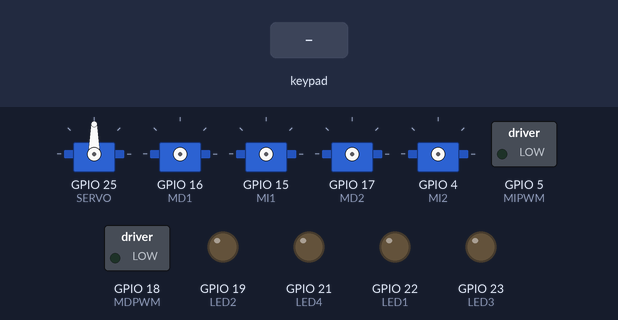
The sketch below on a simulated ESP32. On the bench: 5 × servo, switched loads named in the sketch (green lamp = pin HIGH), output pins drawn as LEDs (lit = HIGH). Wiring (inferred from the names in the program): 4 × servo: signal GPIO 4 / signal GPIO 15 / signal GPIO 16 / signal GPIO 17. Inputs (shaded band) come from the test bench. Nothing arrives over Bluetooth unless stated; servo pulses on a pin are drawn as a servo (544–2400 µs = 0–180°); pins used as bus, display or sensor lines are not drawn.

Above: at 0.01 s.
At 1.2 s:
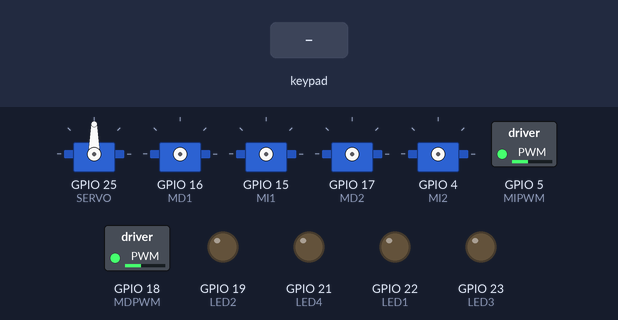
1.3 s: key 'U' pressed
4.3 s: key 'D' pressed
Timing chart, 0 to 7.3 s (numbered marks = the images above; inputs shaded):
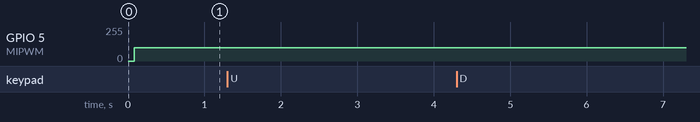

The sketch:

MINI_RC_EXAMPLE.ino
```cpp
#include <ESP32Servo.h>
#include <PS4Controller.h>
Servo flag;  // create servo object to control a servo
//SERVO
#define SERVO 25

//MOTORES
#define MI1 15
#define MI2 4
#define MIPWM 5
#define MD1 16
#define MD2 17
#define MDPWM 18

//LEDS
#define LED1 22
#define LED2 19
#define LED3 23
#define LED4 21

////////////////////////////////////////////////// CONFIG PWM
#define freq 2000
#define MD1_PWM 2  // canal donde se genera el PWM de MD1 del pin 5
#define MI1_PWM 3  // canal donde se genera el PWM de MI1 del pin 18


int rutina = 0;
bool DER = 1, IZQ = 0, TIMERSTART = 0;
int Rpwm = 0, Lpwm = 0;
int speed_rc = 255;
int speed_rc2 = 200;
int minspeed_rc = 30;


void setup() {
    ledcSetup(MD1_PWM, freq, 8); //config de pwm MD1
    ledcSetup(MI1_PWM, freq, 8); //config de pwm MI1
    pinMode(MD1, OUTPUT);
    pinMode(MD2, OUTPUT);
    pinMode(MI1, OUTPUT);
    pinMode(MI2, OUTPUT);
    pinMode(LED1, OUTPUT);
    pinMode(LED2, OUTPUT);
    pinMode(LED3, OUTPUT);
    pinMode(LED4, OUTPUT);
    ledcAttachPin(MDPWM, MD1_PWM);    // asigno el pwm generado a un pin
    ledcAttachPin(MIPWM, MI1_PWM);    // asigno el pwm generado a un pin
    mstop(1);
    ESP32PWM::allocateTimer(0);
    ESP32PWM::allocateTimer(1);
    ESP32PWM::allocateTimer(2);
    ESP32PWM::allocateTimer(3);
    flag.setPeriodHertz(50);// Standard 50hz servo
    flag.attach(SERVO, 500, 2400);
    PS4.attachOnConnect(onConnect);
    PS4.attachOnDisconnect(onDisConnect);
    PS4.begin();
    flag.write(90);
    mstop(80);
}

void loop() {
    if (PS4.Up() == 1)
    {
                forward(100, 100, 5);

    }

    if (PS4.Down() == 1)
    {

                backward(100, 100, 5);

    }

    if (PS4.Right() == 1)
    {
                right(100, 100, 5);

    }

    if (PS4.Left() == 1)
    {
                left(100, 100, 5);

    }

    if (PS4.LStickY() >= 10) {
        Lpwm = map(PS4.LStickY(), 11, 127, minspeed_rc, speed_rc);
        Rpwm = map(PS4.LStickY(), 11, 127, minspeed_rc, speed_rc);
        forward(Rpwm, Lpwm, 2);
    }
    if (PS4.LStickY() <= (-10)) {
        Lpwm = map(PS4.LStickY(), -11, -128, minspeed_rc, speed_rc);
        Rpwm = map(PS4.LStickY(), -11, -128, minspeed_rc, speed_rc);
        backward(Rpwm, Lpwm, 2);
    }
    if (PS4.RStickX() >= 10) {
        Lpwm = map(PS4.RStickX(), 11, 127, minspeed_rc, speed_rc2);
        Rpwm = map(PS4.RStickX(), 11, 127, minspeed_rc, speed_rc2);
        right(Rpwm, Lpwm, 2);
    }
    if (PS4.RStickX() <= (-10)) {
        Lpwm = map(PS4.RStickX(), -11, -128, minspeed_rc, speed_rc2);
        Rpwm = map(PS4.RStickX(), -11, -128, minspeed_rc, speed_rc2);
        left(Rpwm, Lpwm, 2);
    }
    if (((PS4.RStickX() < 10) && (PS4.RStickX() > -10)) && ((PS4.LStickY() < 10) && (PS4.LStickY() > -10))) {
        stop2(1);
    }


    if (PS4.Touchpad() == 1) { flag.write(180); }
    else{ flag.write(90);}

}

void onConnect()
{
    PS4.setLed(70, 0, 70);
    PS4.sendToController();
    delay(5);
    digitalWrite(LED1, 0); digitalWrite(LED2, 0); digitalWrite(LED3, 0); digitalWrite(LED4, 0);
}

void onDisConnect()
{
    digitalWrite(LED1, 1); digitalWrite(LED2, 1); digitalWrite(LED3, 1); digitalWrite(LED4, 1);
}

void forward(byte PWM1, byte PWM2, int T) {
    ledcWrite(MD1_PWM, PWM1);
    ledcWrite(MI1_PWM, PWM2);
    digitalWrite(MD1, 0);
    digitalWrite(MD2, 1);
    digitalWrite(MI1, 0);
    digitalWrite(MI2, 1);
    delay(T);
}

void backward(byte PWM1, byte PWM2, int T) {
    ledcWrite(MD1_PWM, PWM1);
    ledcWrite(MI1_PWM, PWM2);
    digitalWrite(MD1, 1);
    digitalWrite(MD2, 0);
    digitalWrite(MI1, 1);
    digitalWrite(MI2, 0);
    delay(T);
}

void right(byte PWM1, byte PWM2, int T) {
    ledcWrite(MD1_PWM, PWM1);
    ledcWrite(MI1_PWM, PWM2);
    digitalWrite(MD1, 0);
    digitalWrite(MD2, 1);
    digitalWrite(MI1, 1);
    digitalWrite(MI2, 0);
    delay(T);
}

void left(byte PWM1, byte PWM2, int T) {
    ledcWrite(MD1_PWM, PWM1);
    ledcWrite(MI1_PWM, PWM2);
    digitalWrite(MD1, 1);
    digitalWrite(MD2, 0);
    digitalWrite(MI1, 0);
    digitalWrite(MI2, 1);
    delay(T);
}

void mstop(int T) {
    ledcWrite(MD1_PWM, 0);
    ledcWrite(MI1_PWM, 0);
    digitalWrite(MD1, 0);
    digitalWrite(MD2, 0);
    digitalWrite(MI1, 0);
    digitalWrite(MI2, 0);
    delay(T);
}

void stop2(int T) {
    ledcWrite(MD1_PWM, 100);
    ledcWrite(MI1_PWM, 100);
    digitalWrite(MD1, 1);
    digitalWrite(MD2, 1);
    digitalWrite(MI1, 1);
    digitalWrite(MI2, 1);
    delay(T);
}
```
